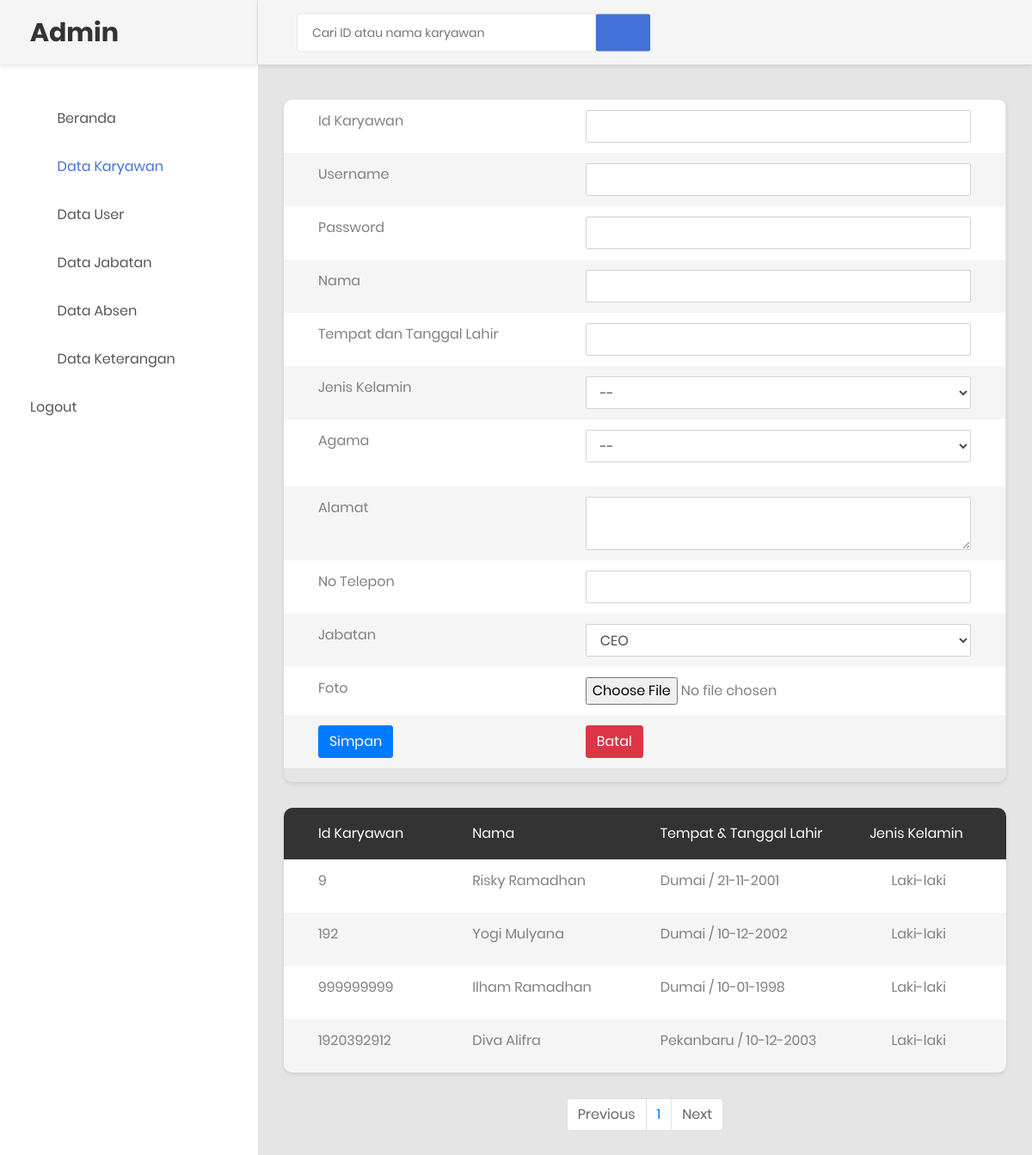
/datakaryawan.php (signed in), run on the app's committed database.
### tables this page shows
CREATE TABLE `tb_karyawan` (
  `id_karyawan` int(11) NOT NULL,
  `username` varchar(50) NOT NULL,
  `password` varchar(50) NOT NULL,
  `nama` varchar(255) NOT NULL,
  `tmp_tgl_lahir` varchar(255) NOT NULL,
  `jenkel` varchar(255) NOT NULL,
  `agama` varchar(255) NOT NULL,
  `alamat` text NOT NULL,
  `no_tel` varchar(18) NOT NULL,
  `jabatan` varchar(255) NOT NULL,
  `foto` varchar(50) NOT NULL
);

### paging.php (the view, shortened to what this page needs)
<head>
</head>
<?php
include 'koneksi.php';
$batas = 5;
$halaman = isset($_GET['halaman']) ? (int)$_GET['halaman'] : 1;
$halaman_awal = ($halaman>1) ? ($halaman * $batas) - $batas : 0;
$data = mysqli_query($koneksi, "SELECT * FROM tb_karyawan");
$jumlah_data = mysqli_num_rows($data);
$total_halaman = ceil($jumlah_data / $batas);
$data_karyawan = mysqli_query($koneksi, "SELECT * FROM tb_karyawan LIMIT $halaman_awal, $batas");
while ($row=mysqli_fetch_array($data_karyawan)) {
 ?>
  <tr>
                                                <td><?php echo $row['id_karyawan']; ?></td>
                                                <td><?php echo $row['nama']; ?></td>
                                                <td><?php echo $row['tmp_tgl_lahir']; ?></td>
                                                <td><?php echo $row['jenkel']; ?></td>
                                            </tr>
                                        <?php } ?>

### datakaryawan.php (shortened to what this page needs)
<!DOCTYPE html>
<html lang="en">
<head>
     <link rel="stylesheet" href="https://maxcdn.bootstrapcdn.com/bootstrap/4.5.2/css/bootstrap.min.css">
    <link rel="stylesheet" type="text/css" href="css/bootstrap.css" media="all">
    <link href="css/font-face.css" rel="stylesheet" media="all">
    <link href="vendor/font-awesome-4.7/css/font-awesome.min.css" rel="stylesheet" media="all">
    <link href="vendor/font-awesome-5/css/fontawesome-all.min.css" rel="stylesheet" media="all">
    <link href="vendor/mdi-font/css/material-design-iconic-font.min.css" rel="stylesheet" media="all">
    <link href="vendor/bootstrap-4.1/bootstrap.min.css" rel="stylesheet" media="all">
    <link href="vendor/animsition/animsition.min.css" rel="stylesheet" media="all">
    <link href="vendor/bootstrap-progressbar/bootstrap-progressbar-3.3.4.min.css" rel="stylesheet" media="all">
    <link href="vendor/wow/animate.css" rel="stylesheet" media="all">
    <link href="vendor/css-hamburgers/hamburgers.min.css" rel="stylesheet" media="all">
    <link href="vendor/slick/slick.css" rel="stylesheet" media="all">
    <link href="vendor/select2/select2.min.css" rel="stylesheet" media="all">
    <link href="vendor/perfect-scrollbar/perfect-scrollbar.css" rel="stylesheet" media="all">
    <link href="css/theme.css" rel="stylesheet" media="all">
</head>
<body class="animsition">
    <div class="page-wrapper">
        <aside class="menu-sidebar d-none d-lg-block">
            <div class="logo">
                <a href="#">
                    <h2>Admin</h2>
                </a>
            </div>
            <div class="menu-sidebar__content js-scrollbar1">
                <nav class="navbar-sidebar">
                    <ul class="list-unstyled navbar__list">
                        <li>
                            <a class="js-arrow" href="admin2.php">
                                <i class="fas fa-tachometer-alt"></i>Beranda</a>
                        </li>
                          <li class="active">
                            <a href="datakaryawan.php">
                                <i class="fas fa-chart-bar"></i>Data Karyawan</a>
                        </li>
                        <li>
                            <a href="datauser.php">
                                <i class="fas fa-table"></i>Data User</a>
                        </li>
                        <li>
                            <a href="datajabatan.php">
                                <i class="far fa-check-square"></i>Data Jabatan</a>
                        </li>
                        <li>
                            <a href="data_absen.php">
                                <i class="fas fa-calendar-alt"></i>Data Absen</a>
                        </li>
                        <li>
                            <a href="data_keterangan.php">
                                <i class="fas fa-map-marker-alt"></i>Data Keterangan</a>
                        </li>
                        <li>
                            <a href="logout.php">Logout</a>
                        </li>
                    </ul>
                </nav>
            </div>
        </aside>
        <div class="page-container">
            <header class="header-desktop">
                <div class="section__content section__content--p30">
                    <div class="container-fluid">
                        <div class="header-wrap">
                             <form class="form-header" action="prospenkar.php" method="POST">
                                <input class="au-input au-input--xl" autocomplete="off" type="text" name="cari" placeholder="Cari ID atau nama karyawan" />
                                <button class="au-btn--submit" type="submit">
                                    <i class="zmdi zmdi-search"></i>
                                </button>
                            </form>
                        </div>
                    </div>
                </div>
            </header>
            <div class="main-content">
                <div class="section__content section__content--p30">
                    <div class="container-fluid">
                        <div class="row">
                           <div class="table-responsive table--no-card m-b-30">
                            <form action="dt_karyawan_sv.php" enctype="multipart/form-data" method="post">
                                <div class="form-group">
                                <table class="table table-borderless table-striped table-earning" >
                                        <tbody>
                                            <tr>
                                                <td>Id Karyawan</td>
                                                <td>
                                                <input type="text" class="form-control" maxlength="9" required="" name="id_karyawan" autocomplete="off" size="25px" maxlength="25px">
                                            </td>
                                            </tr>
                                            <tr>
                                                <td>Username</td>
                                                <td>
                                                <input type="text" class="form-control" required="" name="username" autocomplete="off">
                                            </td>
                                            </tr>
                                            <tr>
                                                <td>Password</td>
                                                <td>
                                                <input type="text" class="form-control" required="" name="password" autocomplete="off">
                                            </td>
                                            </tr>
                                            <tr>
                                                <td>Nama</td>
                                                <td><input type="text" class="form-control" required="" name="nama" autocomplete="off"></td>
                                            </tr>
                                            <tr>
                                                <td>Tempat dan Tanggal Lahir</td>
                                                <td><input type="text" class="form-control" required="" name="tmp_tgl_lahir" autocomplete="off"></td>
                                            </tr>
                                            <tr>
                                                <td>Jenis Kelamin</td>
                                                <td>
                                                <select class="form-control" required="" name="jenkel">
                                                    <option>--</option>
                                                </select>
                                                </td>
                                            </tr>
                                            <tr>
                                                <td>Agama</td>
                                                <td>
                                                    <div class="form-group">
                                                    <select class="form-control" required="" name="agama">
                                                        <option>--</option>
                                                    </select>
                                                    </div>
                                                </td>
                                            </tr>
                                            <tr>
                                                <td>Alamat</td>
                                                <td><textarea class="form-control" required="" name="alamat" autocomplete="off"></textarea> </td>
                                            </tr>
                                            <tr>
                                                <td>No Telepon</td>
                                                <td><input type="text" autocomplete="off" maxlength="18" required="" class="form-control" name="no_tel"></td>
                                            </tr>
                                            <tr>
                                                <td>Jabatan</td>
                                                <td>
                                                <select class="form-control" name="jabatan" required="">
                                                <?php
                                                include 'koneksi.php';
                                                $sql = "SELECT * FROM tb_jabatan";
                                                $hasil = mysqli_query($koneksi, $sql);
                                                while ($data = mysqli_fetch_array($hasil)) {
                                                 ?>
                                                <option value="<?php echo $data['jabatan'];?>"><?php echo $data['jabatan']; ?></option>
                                                <?php } ?>
                                                </select>
                                            </td>
                                            </tr>
                                            <tr>
                                                <td>Foto</td>
                                                <td><input type="file" name="foto" required=""></td>
                                            </tr>
                                            <tr>
                                                <td><button type="submit" name="simpan" class="btn btn-primary">Simpan</button></td>
                                                <td><input type="reset" name="" value="Batal" class="btn btn-danger"></td>
                                            </tr>
                                      </tbody>
                                    </table>
                                        </div>
                            </form>
                                </div>
                        </div>
                        <?php
                        include 'koneksi.php';
                         ?>
                        <div class="row">
                                <div class="table-responsive table--no-card m-b-30">
                                    <table class="table table-borderless table-striped table-earning">
                                        <thead>
                                            <tr>
                                 <th>Id Karyawan</th>
                                 <th>Nama</th>
                                 <th>Tempat & tanggal lahir</th>
                                 <th class="text-right">Jenis Kelamin</th>
                                            </tr>
                                        </thead>
                                        <tbody>
                                           <?php
                                            include 'paging.php';
                                            ?>
                                        </tbody>
                                    </table>
                                </div>
                            </div>
                            <ul class="pagination justify-content-center">
                <li class="page-item">
                    <a class="page-link" <?php if($halaman > 1){ echo "href='?halaman=$Previous'"; } ?>>Previous</a>
                </li>
                <?php
                for($x=1;$x<=$total_halaman;$x++){
                    ?>
                    <li class="page-item"><a class="page-link" href="?halaman=<?php echo $x ?>"><?php echo $x; ?></a></li>
                    <?php
                }
                ?>
                <li class="page-item">
                    <a  class="page-link" <?php if($halaman < $total_halaman) { echo "href='?halaman=$next'"; } ?>>Next</a>
                </li>
            </ul>
                        <div class="row">
                            <div class="col-lg-6">
                            </div>
                            <div class="col-lg-6">
                            </div>
                        </div>
                        <div class="row">
                            <div class="col-md-12">
                            </div>
                        </div>
                </div>
            </div>
        </div>
    </div>
</body>
</html>

### data on the page
tb_karyawan: id_karyawan "9", nama "Risky Ramadhan", tmp_tgl_lahir "Dumai / 21-11-2001", jenkel "Laki-laki"
tb_karyawan: id_karyawan "192", nama "Yogi Mulyana", tmp_tgl_lahir "Dumai / 10-12-2002", jenkel "Laki-laki"
tb_karyawan: id_karyawan "999999999", nama "Ilham Ramadhan", tmp_tgl_lahir "Dumai / 10-01-1998", jenkel "Laki-laki"
tb_karyawan: id_karyawan "1920392912", nama "Diva Alifra", tmp_tgl_lahir "Pekanbaru / 10-12-2003", jenkel "Laki-laki"

### other printed values
form field jabatan "CEO"
